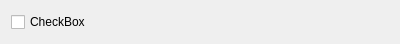
<?xml version="1.0" encoding="UTF-8"?>
<ui version="4.0">
 <class>Task</class>
 <widget class="QWidget" name="Task">
  <property name="geometry">
   <rect>
    <x>0</x>
    <y>0</y>
    <width>400</width>
    <height>40</height>
   </rect>
  </property>
  <property name="windowTitle">
   <string>Form</string>
  </property>
  <layout class="QHBoxLayout" name="horizontalLayout">
   <property name="spacing">
    <number>4</number>
   </property>
   <item>
    <widget class="QStackedWidget" name="stackedWidget">
     <property name="currentIndex">
      <number>0</number>
     </property>
     <widget class="QWidget" name="displayPage">
      <layout class="QHBoxLayout" name="displayPageLayout">
       <property name="leftMargin">
        <number>0</number>
       </property>
       <property name="topMargin">
        <number>0</number>
       </property>
       <property name="rightMargin">
        <number>0</number>
       </property>
       <property name="bottomMargin">
        <number>0</number>
       </property>
       <item>
        <widget class="QCheckBox" name="checkBox">
         <property name="text">
          <string>CheckBox</string>
         </property>
        </widget>
       </item>
        <item>
         <widget class="QLabel" name="dateLabel">
          <property name="text">
           <string/>
          </property>
         </widget>
        </item>
        <item>
         <widget class="QLabel" name="reminderLabel">
          <property name="text">
           <string/>
          </property>
          <property name="visible">
           <bool>false</bool>
          </property>
         </widget>
        </item>
      </layout>
     </widget>
     <widget class="QWidget" name="editPage">
      <layout class="QHBoxLayout" name="editPageLayout">
       <property name="leftMargin">
        <number>0</number>
       </property>
       <property name="topMargin">
        <number>0</number>
       </property>
       <property name="rightMargin">
        <number>0</number>
       </property>
       <property name="bottomMargin">
        <number>0</number>
       </property>
       <item>
        <widget class="QLineEdit" name="editBox"/>
       </item>
      </layout>
     </widget>
    </widget>
   </item>
   <item>
    <spacer name="horizontalSpacer">
     <property name="orientation">
      <enum>Qt::Horizontal</enum>
     </property>
     <property name="sizeHint" stdset="0">
      <size>
       <width>40</width>
       <height>20</height>
      </size>
     </property>
    </spacer>
   </item>
   <item>
    <widget class="QPushButton" name="editButton">
     <property name="toolTip">
      <string>Editar nombre</string>
     </property>
     <property name="text">
      <string/>
     </property>
     <property name="iconSize">
      <size>
       <width>16</width>
       <height>16</height>
      </size>
     </property>
     <property name="flat">
      <bool>true</bool>
     </property>
     <property name="maximumSize">
      <size>
       <width>28</width>
       <height>28</height>
      </size>
     </property>
    </widget>
   </item>
   <item>
    <widget class="QPushButton" name="removeButton">
     <property name="toolTip">
      <string>Eliminar tarea</string>
     </property>
     <property name="text">
      <string/>
     </property>
     <property name="iconSize">
      <size>
       <width>16</width>
       <height>16</height>
      </size>
     </property>
     <property name="flat">
      <bool>true</bool>
     </property>
     <property name="maximumSize">
      <size>
       <width>28</width>
       <height>28</height>
      </size>
     </property>
    </widget>
   </item>
  </layout>
 </widget>
 <resources/>
 <connections/>
</ui>
